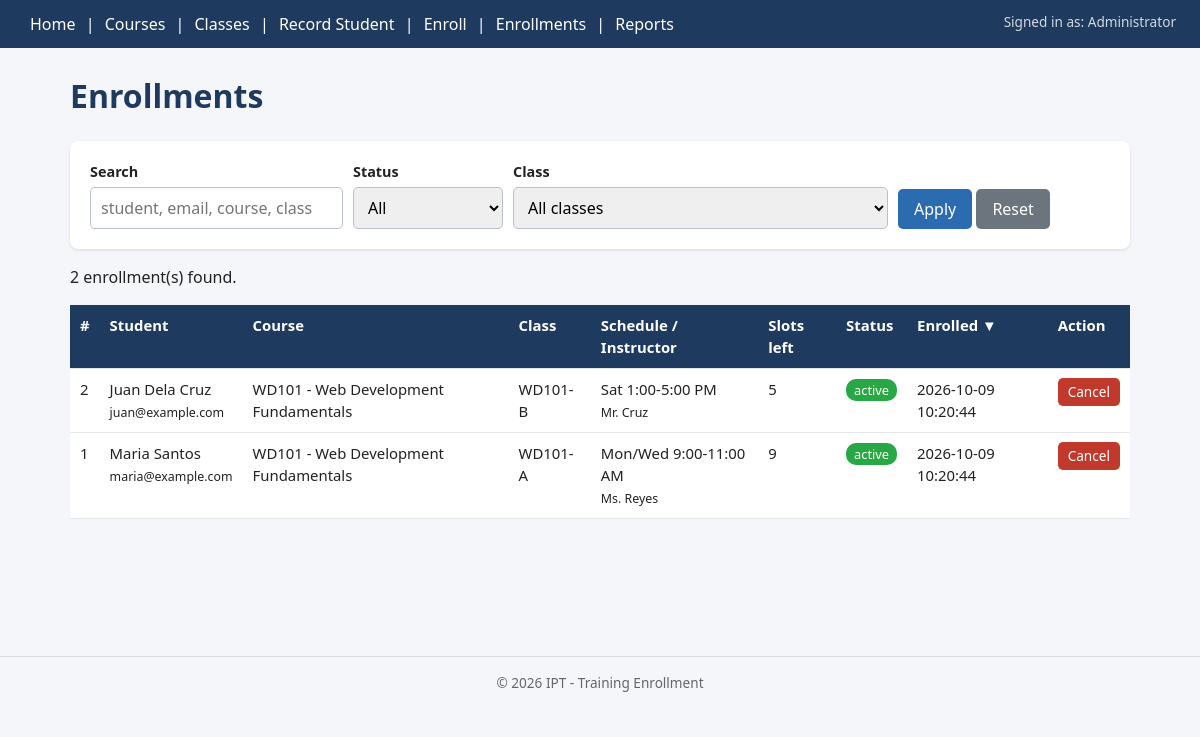
Screenshot of /admin/enrollments.php with the database file from the repository.
### tables this page shows
CREATE TABLE enrollments (
   enrollment_id   INT AUTO_INCREMENT PRIMARY KEY,
   student_id      INT NOT NULL,
   class_id        INT NOT NULL,
   enrollment_date TIMESTAMP DEFAULT CURRENT_TIMESTAMP,
   status          VARCHAR(20) DEFAULT 'active',
   FOREIGN KEY (student_id) REFERENCES students(student_id),
   FOREIGN KEY (class_id)   REFERENCES classes(class_id)
);

CREATE TABLE students (
   student_id INT AUTO_INCREMENT PRIMARY KEY,
   full_name  VARCHAR(100) NOT NULL,
   email      VARCHAR(100),
   phone      VARCHAR(30),
   created_at TIMESTAMP DEFAULT CURRENT_TIMESTAMP
);

CREATE TABLE courses (
   course_id   INT AUTO_INCREMENT PRIMARY KEY,
   course_code VARCHAR(20) NOT NULL UNIQUE,
   course_name VARCHAR(100) NOT NULL,
   description TEXT
);

CREATE TABLE classes (
   class_id   INT AUTO_INCREMENT PRIMARY KEY,
   course_id  INT NOT NULL,
   class_code VARCHAR(20) NOT NULL,
   schedule   VARCHAR(100),
   instructor VARCHAR(100),
   slots      INT NOT NULL DEFAULT 0,
   FOREIGN KEY (course_id) REFERENCES courses(course_id)
);

### classes/EnrollmentRepository.php (called while the page is built, shortened)
<?php
class EnrollmentRepository {
    private $db;
    public function __construct(PDO $db) { $this->db = $db; }
    private function buildFilter(array $filters) {
        $where = [];
        $params = [];
        return [$where ? 'WHERE ' . implode(' AND ', $where) : '', $params];
    }
    private function bindAll(PDOStatement $stmt, array $params) {
        foreach ($params as $name => $value) {
            $stmt->bindValue($name, $value, is_int($value) ? PDO::PARAM_INT : PDO::PARAM_STR);
        }
    }
    public function allWithDetails(array $filters = [], $sort = 'date', $dir = 'desc',
                                   $page = 1, $perPage = 0) {
        $sortable = [
            'id'      => 'e.enrollment_id',
            'student' => 's.full_name',
            'course'  => 'co.course_name',
            'class'   => 'c.class_code',
            'status'  => 'e.status',
            'date'    => 'e.enrollment_date',
        ];
        $col = $sortable[$sort] ?? $sortable['date'];
        $dir = (strtolower($dir) === 'asc') ? 'ASC' : 'DESC';
        [$whereSql, $params] = $this->buildFilter($filters);
        $sql = "SELECT e.enrollment_id, e.enrollment_date, e.status,
                       s.student_id, s.full_name, s.email,
                       c.class_id, c.class_code, c.schedule, c.instructor, c.slots,
                       co.course_code, co.course_name
                  FROM enrollments e
            INNER JOIN students s  ON e.student_id = s.student_id
            INNER JOIN classes  c  ON e.class_id   = c.class_id
            INNER JOIN courses  co ON c.course_id  = co.course_id
                $whereSql
              ORDER BY $col $dir, e.enrollment_id DESC";
        if ($perPage > 0) {
            $sql .= " LIMIT :limit OFFSET :offset";
            $params[':limit']  = (int) $perPage;
            $params[':offset'] = (int) (max(1, (int) $page) - 1) * (int) $perPage;
        }
        $stmt = $this->db->prepare($sql);
        $this->bindAll($stmt, $params);
        $stmt->execute();
        return $stmt->fetchAll();
    }
    public function countWithDetails(array $filters = []) {
        [$whereSql, $params] = $this->buildFilter($filters);
        $sql = "SELECT COUNT(*) AS total
                  FROM enrollments e
            INNER JOIN students s  ON e.student_id = s.student_id
            INNER JOIN classes  c  ON e.class_id   = c.class_id
            INNER JOIN courses  co ON c.course_id  = co.course_id
                $whereSql";
        $stmt = $this->db->prepare($sql);
        $stmt->execute();
        return (int) $stmt->fetch()['total'];
    }
}

### admin/enrollments.php (the view, shortened to what this page needs)
<?php
require_once __DIR__ . '/../config/db.php';
require_once __DIR__ . '/../classes/EnrollmentRepository.php';
$repo     = new EnrollmentRepository($db);
$filters = [
    'q'        => trim($_GET['q'] ?? ''),
    'status'   => $_GET['status'] ?? '',
    'class_id' => (int) ($_GET['class_id'] ?? 0),
];
$sort    = $_GET['sort'] ?? 'date';
$dir     = (($_GET['dir'] ?? 'desc') === 'asc') ? 'asc' : 'desc';
$perPage = 10;
$total   = $repo->countWithDetails($filters);
$pages   = max(1, (int) ceil($total / $perPage));
$page    = min(max(1, (int) ($_GET['page'] ?? 1)), $pages);
$rows = $repo->allWithDetails($filters, $sort, $dir, $page, $perPage);
function qs(array $override = []) {
    $params = array_merge($_GET, $override);
    return '?' . http_build_query($params);
}
function sortLink($key, $label, $sort, $dir) {
    $newDir = ($sort === $key && $dir === 'asc') ? 'desc' : 'asc';
    $arrow  = ($sort === $key) ? ($dir === 'asc' ? ' &#9650;' : ' &#9660;') : '';
    return '<a href="' . h(qs(['sort' => $key, 'dir' => $newDir, 'page' => 1])) . '">' . h($label) . '</a>' . $arrow;
}
require_once __DIR__ . '/../includes/header.php';
?>
<h1>Enrollments</h1>
<form method="GET" class="filters card">
    <div>
        <label for="q">Search</label>
        <input type="text" id="q" name="q" value="<?php echo h($filters['q']); ?>" placeholder="student, email, course, class">
    </div>
    <div>
        <label for="status">Status</label>
        <select id="status" name="status">
            <option value="">All</option>
        </select>
    </div>
    <div>
        <label for="class_id">Class</label>
        <select id="class_id" name="class_id">
            <option value="0">All classes</option>
        </select>
    </div>
    <div>
        <button type="submit" class="btn">Apply</button>
        <a class="btn secondary" href="enrollments.php">Reset</a>
    </div>
</form>
<p><?php echo (int) $total; ?> enrollment(s) found.</p>
<table>
    <thead>
        <tr>
            <th><?php echo sortLink('id', '#', $sort, $dir); ?></th>
            <th><?php echo sortLink('student', 'Student', $sort, $dir); ?></th>
            <th><?php echo sortLink('course', 'Course', $sort, $dir); ?></th>
            <th><?php echo sortLink('class', 'Class', $sort, $dir); ?></th>
            <th>Schedule / Instructor</th>
            <th>Slots left</th>
            <th><?php echo sortLink('status', 'Status', $sort, $dir); ?></th>
            <th><?php echo sortLink('date', 'Enrolled', $sort, $dir); ?></th>
            <th>Action</th>
        </tr>
    </thead>
    <tbody>
    <?php foreach ($rows as $r): ?>
        <tr>
            <td><?php echo (int) $r['enrollment_id']; ?></td>
            <td><?php echo h($r['full_name']); ?><br><small><?php echo h($r['email']); ?></small></td>
            <td><?php echo h($r['course_code'] . ' - ' . $r['course_name']); ?></td>
            <td><?php echo h($r['class_code']); ?></td>
            <td><?php echo h($r['schedule']); ?><br><small><?php echo h($r['instructor']); ?></small></td>
            <td><?php echo (int) $r['slots']; ?></td>
            <td><span class="badge <?php echo $r['status'] === 'active' ? 'active' : 'cancelled'; ?>"><?php echo h($r['status']); ?></span></td>
            <td><?php echo h($r['enrollment_date']); ?></td>
            <td>
                <?php if ($r['status'] === 'active'): ?>
                    <form method="POST" action="<?php echo h(qs()); ?>" class="inline" onsubmit="return confirm('Cancel this enrollment?');">
                        <button type="submit" class="btn small danger">Cancel</button>
                    </form>
                <?php else: ?>&mdash;<?php endif; ?>
            </td>
        </tr>
    <?php endforeach; ?>
    </tbody>
</table>
<?php require_once __DIR__ . '/../includes/footer.php'; ?>

### css/style.css (style rules this page uses)
* { box-sizing: border-box; }
body { margin: 0; font-family: Segoe UI, Arial, sans-serif; background: #f4f6f9; color: #222; line-height: 1.5; }
h1, h2 { color: #1f3a5f; margin-top: 0; }
.card { background: #fff; border-radius: 8px; padding: 20px; margin-bottom: 20px; box-shadow: 0 1px 3px rgba(0,0,0,.12); }
table { width: 100%; border-collapse: collapse; background: #fff; }
th, td { padding: 9px 10px; border-bottom: 1px solid #e3e6ea; text-align: left; font-size: 0.93rem; vertical-align: top; }
th { background: #1f3a5f; color: #fff; }
th a { color: #fff; text-decoration: none; }
label { display: block; font-weight: 600; margin-bottom: 4px; font-size: 0.9rem; }
input[type=text], input[type=email], input[type=number], select, textarea { width: 100%; padding: 8px 10px; border: 1px solid #b9c0c9; border-radius: 5px; font: inherit; }
.btn { display: inline-block; padding: 8px 16px; border: 0; border-radius: 5px; background: #2b6cb0; color: #fff; cursor: pointer; font: inherit; text-decoration: none; }
.btn.danger { background: #c0392b; }
.btn.secondary { background: #6c757d; }
.btn.small { padding: 4px 10px; font-size: 0.85rem; }
.inline { display: inline; }
.badge { padding: 2px 8px; border-radius: 10px; font-size: 0.8rem; color: #fff; }
.badge.active { background: #28a745; }
.filters { display: flex; flex-wrap: wrap; gap: 10px; align-items: flex-end; margin-bottom: 14px; }
.filters > div { min-width: 150px; }

### rows the page displays
enrollments: enrollment_id "2", student.full_name "Juan Dela Cruz", student.email "juan@example.com", courses.course_code+course_name "WD101 - Web Development Fundamentals", class.class_code "WD101-B", class.schedule "Sat 1:00-5:00 PM", class.instructor "Mr. Cruz", class.slots "5", status "active", enrollment_date "2026-10-09 10:20:44"
enrollments: enrollment_id "1", student.full_name "Maria Santos", student.email "maria@example.com", courses.course_code+course_name "WD101 - Web Development Fundamentals", class.class_code "WD101-A", class.schedule "Mon/Wed 9:00-11:00 AM", class.instructor "Ms. Reyes", class.slots "9", status "active", enrollment_date "2026-10-09 10:20:44"

### other values shown
$total "2"
$label "# Student Course Class Status Enrolled"
$arrow "▼"
